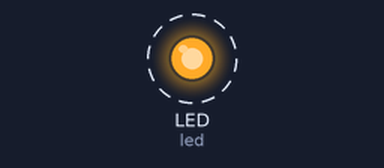
A program run on a simulated CircuitPython board. On the bench: output pins drawn as LEDs (lit = HIGH). Dashed ring = blinking.

Above: at 0.05 s.
Timing chart, 0 to 3.0 s (numbered marks = the images above):
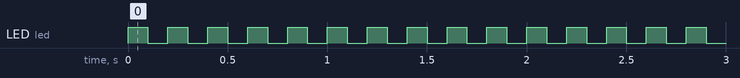

Measured:
- by itself, LED (led): alternates HIGH for 0.10 s and LOW for 0.10 s

The program:

blinkled.py
```python
import time
import board
import digitalio

led = digitalio.DigitalInOut(board.LED)
led.switch_to_output()

while True:
    led.value = True
    time.sleep(0.1)
    led.value = False
    time.sleep(0.1)
```
